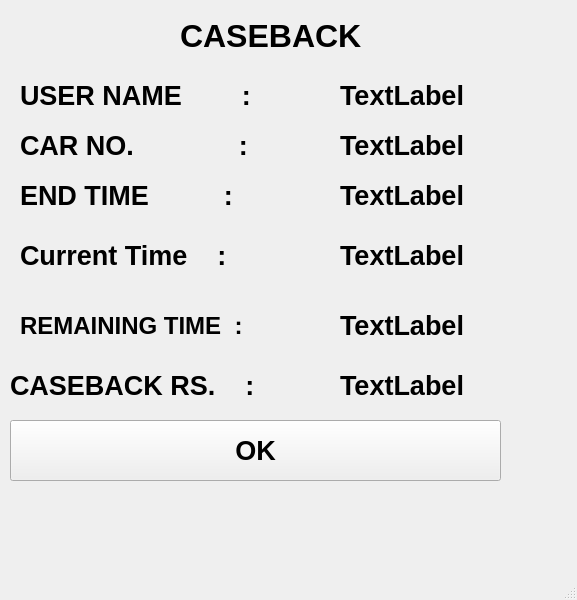
<?xml version="1.0" encoding="UTF-8"?>
<ui version="4.0">
 <class>MainWindow</class>
 <widget class="QMainWindow" name="MainWindow">
  <property name="geometry">
   <rect>
    <x>0</x>
    <y>0</y>
    <width>577</width>
    <height>600</height>
   </rect>
  </property>
  <property name="windowTitle">
   <string>MainWindow</string>
  </property>
  <widget class="QWidget" name="centralwidget">
   <widget class="QLabel" name="label">
    <property name="geometry">
     <rect>
      <x>180</x>
      <y>10</y>
      <width>221</width>
      <height>51</height>
     </rect>
    </property>
    <property name="font">
     <font>
      <pointsize>24</pointsize>
      <weight>75</weight>
      <bold>true</bold>
     </font>
    </property>
    <property name="text">
     <string>CASEBACK</string>
    </property>
   </widget>
   <widget class="QLabel" name="label_2">
    <property name="geometry">
     <rect>
      <x>20</x>
      <y>80</y>
      <width>311</width>
      <height>31</height>
     </rect>
    </property>
    <property name="font">
     <font>
      <pointsize>20</pointsize>
      <weight>75</weight>
      <bold>true</bold>
     </font>
    </property>
    <property name="text">
     <string>USER NAME        :</string>
    </property>
   </widget>
   <widget class="QLabel" name="label_3">
    <property name="geometry">
     <rect>
      <x>340</x>
      <y>80</y>
      <width>211</width>
      <height>31</height>
     </rect>
    </property>
    <property name="font">
     <font>
      <pointsize>20</pointsize>
      <weight>75</weight>
      <bold>true</bold>
     </font>
    </property>
    <property name="text">
     <string>TextLabel</string>
    </property>
   </widget>
   <widget class="QLabel" name="label_4">
    <property name="geometry">
     <rect>
      <x>20</x>
      <y>130</y>
      <width>301</width>
      <height>31</height>
     </rect>
    </property>
    <property name="font">
     <font>
      <pointsize>20</pointsize>
      <weight>75</weight>
      <bold>true</bold>
     </font>
    </property>
    <property name="text">
     <string>CAR NO.              :</string>
    </property>
   </widget>
   <widget class="QLabel" name="label_5">
    <property name="geometry">
     <rect>
      <x>340</x>
      <y>130</y>
      <width>171</width>
      <height>31</height>
     </rect>
    </property>
    <property name="font">
     <font>
      <pointsize>20</pointsize>
      <weight>75</weight>
      <bold>true</bold>
     </font>
    </property>
    <property name="text">
     <string>TextLabel</string>
    </property>
   </widget>
   <widget class="QLabel" name="label_6">
    <property name="geometry">
     <rect>
      <x>20</x>
      <y>180</y>
      <width>301</width>
      <height>31</height>
     </rect>
    </property>
    <property name="font">
     <font>
      <pointsize>20</pointsize>
      <weight>75</weight>
      <bold>true</bold>
     </font>
    </property>
    <property name="text">
     <string>END TIME          :</string>
    </property>
   </widget>
   <widget class="QLabel" name="label_7">
    <property name="geometry">
     <rect>
      <x>340</x>
      <y>180</y>
      <width>161</width>
      <height>31</height>
     </rect>
    </property>
    <property name="font">
     <font>
      <pointsize>20</pointsize>
      <weight>75</weight>
      <bold>true</bold>
     </font>
    </property>
    <property name="text">
     <string>TextLabel</string>
    </property>
   </widget>
   <widget class="QLabel" name="label_8">
    <property name="geometry">
     <rect>
      <x>20</x>
      <y>240</y>
      <width>291</width>
      <height>31</height>
     </rect>
    </property>
    <property name="font">
     <font>
      <pointsize>20</pointsize>
      <weight>75</weight>
      <bold>true</bold>
     </font>
    </property>
    <property name="text">
     <string>Current Time    :</string>
    </property>
   </widget>
   <widget class="QLabel" name="label_9">
    <property name="geometry">
     <rect>
      <x>340</x>
      <y>240</y>
      <width>171</width>
      <height>31</height>
     </rect>
    </property>
    <property name="font">
     <font>
      <pointsize>20</pointsize>
      <weight>75</weight>
      <bold>true</bold>
     </font>
    </property>
    <property name="text">
     <string>TextLabel</string>
    </property>
   </widget>
   <widget class="QLabel" name="label_10">
    <property name="geometry">
     <rect>
      <x>20</x>
      <y>310</y>
      <width>311</width>
      <height>31</height>
     </rect>
    </property>
    <property name="font">
     <font>
      <pointsize>18</pointsize>
      <weight>75</weight>
      <bold>true</bold>
     </font>
    </property>
    <property name="text">
     <string>REMAINING TIME  :</string>
    </property>
   </widget>
   <widget class="QLabel" name="label_11">
    <property name="geometry">
     <rect>
      <x>340</x>
      <y>310</y>
      <width>171</width>
      <height>31</height>
     </rect>
    </property>
    <property name="font">
     <font>
      <pointsize>20</pointsize>
      <weight>75</weight>
      <bold>true</bold>
     </font>
    </property>
    <property name="text">
     <string>TextLabel</string>
    </property>
   </widget>
   <widget class="QLabel" name="label_12">
    <property name="geometry">
     <rect>
      <x>10</x>
      <y>370</y>
      <width>321</width>
      <height>31</height>
     </rect>
    </property>
    <property name="font">
     <font>
      <pointsize>20</pointsize>
      <weight>75</weight>
      <bold>true</bold>
     </font>
    </property>
    <property name="text">
     <string>CASEBACK RS.    :</string>
    </property>
   </widget>
   <widget class="QLabel" name="label_13">
    <property name="geometry">
     <rect>
      <x>340</x>
      <y>370</y>
      <width>171</width>
      <height>31</height>
     </rect>
    </property>
    <property name="font">
     <font>
      <pointsize>20</pointsize>
      <weight>75</weight>
      <bold>true</bold>
     </font>
    </property>
    <property name="text">
     <string>TextLabel</string>
    </property>
   </widget>
   <widget class="QPushButton" name="pushButton">
    <property name="geometry">
     <rect>
      <x>10</x>
      <y>420</y>
      <width>491</width>
      <height>61</height>
     </rect>
    </property>
    <property name="font">
     <font>
      <pointsize>20</pointsize>
      <weight>75</weight>
      <bold>true</bold>
     </font>
    </property>
    <property name="text">
     <string>OK</string>
    </property>
   </widget>
  </widget>
  <widget class="QMenuBar" name="menubar">
   <property name="geometry">
    <rect>
     <x>0</x>
     <y>0</y>
     <width>577</width>
     <height>26</height>
    </rect>
   </property>
  </widget>
  <widget class="QStatusBar" name="statusbar"/>
 </widget>
 <resources/>
 <connections/>
</ui>
